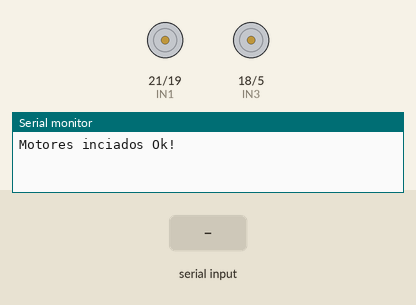
This sketch was run on a simulated ESP32. On the bench: motor-driver pin pairs drawn as motors (green arrow = first pin HIGH = forward, orange = second pin HIGH = backward, longer = more drive, scaled by the enable pin), the last lines printed to the serial monitor. The test bench sets the inputs (shaded band).

Above: at 1.2 s.
1.3 s: "A" received over Serial
2.8 s: "T" received over Serial
4.3 s: "P" received over Serial
At 5.5 s:
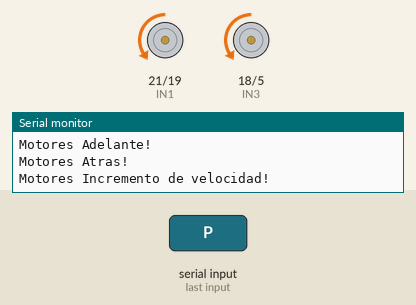
5.8 s: "A" received over Serial
At 6.6 s:
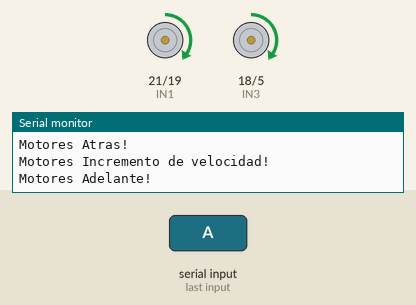
Timing chart, 0 to 8.3 s (numbered marks = the images above; inputs shaded):
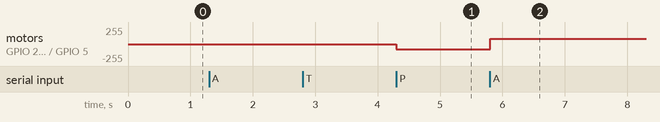

The sketch:

ControlMotores_ConUART.ino
```cpp
#include <stdint.h>

//Pines PWM para control de motores
#define MT_A_PIN_PWM 4
#define MT_B_PIN_PWM 2

//Pines de control de direccion de motores
#define IN1   21
#define IN2   19
#define IN3   18
#define IN4   5

//Parametros de PWM
#define PWM_CHANNEL0 0
#define PWM_CHANNEL1 1
#define PWM_FREQ     5000 // 5Khz
#define PWM_RES      8    // 0...255 (0...100%)

//Prototipos de funcion
void PWM_SetDutyCyle (uint8_t channel, uint8_t dutyCycle);


//Variables
char datoRx;
uint8_t valor = 0;

void setup()
{
  //Config UARt0
  Serial.begin(115200);

  //Config GPIO
  pinMode(IN1, OUTPUT);
  pinMode(IN2, OUTPUT);
  pinMode(IN3, OUTPUT);
  pinMode(IN4, OUTPUT);

  //Config LEDC PWM
  ledcSetup(PWM_CHANNEL0, PWM_FREQ, PWM_RES);
  ledcSetup(PWM_CHANNEL1, PWM_FREQ, PWM_RES);

  //Vincular canales PWM con pines
  ledcAttachPin(MT_A_PIN_PWM, PWM_CHANNEL0);
  ledcAttachPin(MT_B_PIN_PWM, PWM_CHANNEL1);

  //Estado inicial de los motores
  //Motor A
  digitalWrite(IN1, LOW);
  digitalWrite(IN2, LOW);
  PWM_SetDutyCyle (PWM_CHANNEL0, 0); // 0% duty cycle
  //Motor B
  digitalWrite(IN3, LOW);
  digitalWrite(IN4, LOW);
  PWM_SetDutyCyle (PWM_CHANNEL1, 0); // 0% duty cycle
  Serial.printf("Motores inciados Ok!\r\n");
}

void loop()
{
  if(Serial.available() > 0)
  {
    //Leer dato
    datoRx = Serial.read();

    //Evaluar dato recibido
    switch(datoRx)
    {
      case 'A': //Giro adelante
      Serial.printf("Motores Adelante!\r\n");
      //Motor A
      digitalWrite(IN1, HIGH);
      digitalWrite(IN2, LOW);
      //Motor B
      digitalWrite(IN3, HIGH);
      digitalWrite(IN4, LOW);
      break;

      case 'T': //Giro atras
      Serial.printf("Motores Atras!\r\n");
      //Motor A
      digitalWrite(IN1, LOW);
      digitalWrite(IN2, HIGH);
      //Motor B
      digitalWrite(IN3, LOW);
      digitalWrite(IN4, HIGH);
      break;

      case 'S': //Motores Pare
      Serial.printf("Motores Pare!\r\n");
      //Motor A
      digitalWrite(IN1, LOW);
      digitalWrite(IN2, LOW);
      PWM_SetDutyCyle (PWM_CHANNEL0, 0); // 0% duty cycle
      //Motor B
      digitalWrite(IN3, LOW);
      digitalWrite(IN4, LOW);
      PWM_SetDutyCyle (PWM_CHANNEL1, 0); // 0% duty cycle
      valor = 0;
      break;

      case 'P':
      Serial.printf("Motores Incremento de velocidad!\r\n");
      valor++; //incrementar en 1 a la variable

      if(valor == 1)
      {
        PWM_SetDutyCyle (PWM_CHANNEL0, 30); //Motor A PWM
        PWM_SetDutyCyle (PWM_CHANNEL1, 30); //Motor B PWM
      }
      else if(valor == 2)
      {
        PWM_SetDutyCyle (PWM_CHANNEL0, 50); //Motor A PWM
        PWM_SetDutyCyle (PWM_CHANNEL1, 50); //Motor B PWM
      }
      else if(valor == 3)
      {
        PWM_SetDutyCyle (PWM_CHANNEL0, 70); //Motor A PWM
        PWM_SetDutyCyle (PWM_CHANNEL1, 70); //Motor B PWM
      }
      else if(valor == 4)
      {
        PWM_SetDutyCyle (PWM_CHANNEL0, 100); //Motor A PWM
        PWM_SetDutyCyle (PWM_CHANNEL1, 100); //Motor B PWM

        //Reset valor
        valor = 0;
      }
      break;
    }
  }
}

//Desarrollo de funciones
void PWM_SetDutyCyle (uint8_t channel, uint8_t dutyCycle)
{
  uint8_t dataPWM = 0;

  dataPWM = (uint8_t)map(dutyCycle, 0, 100, 0, 255); // map(valEntrada, input_min, input_max, out_min, out_max);

  ledcWrite(channel, dataPWM);
}
```

Measured:
- after the input at 4.3 s, motor on GPIO 21 (IN1) / GPIO 19 (IN2), motor on GPIO 18 (IN3) / GPIO 5 (IN4): stopped → backward 76/255 at once
- after the input at 5.8 s, motor on GPIO 21 (IN1) / GPIO 19 (IN2), motor on GPIO 18 (IN3) / GPIO 5 (IN4): backward 76/255 → forward 76/255 at once
